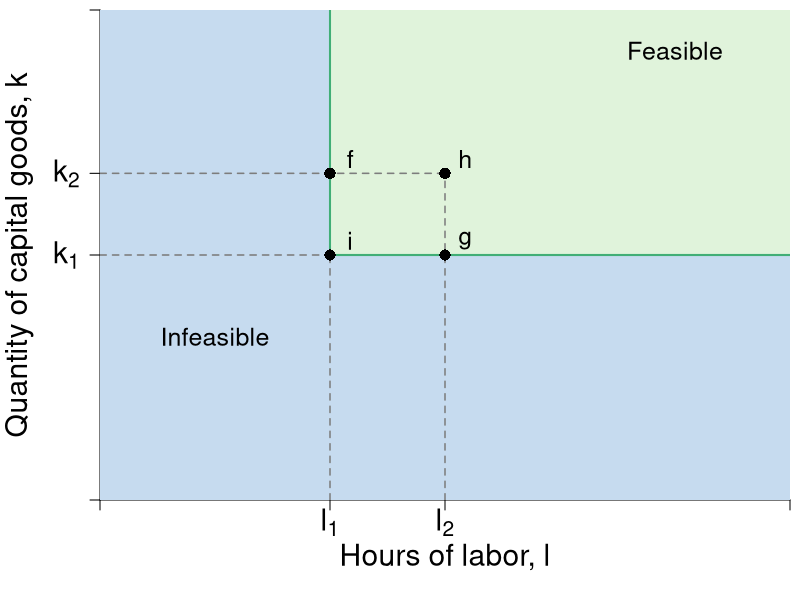

Reproduce this figure in R.
require(shape)
pdf(file = "specprodexch/production_technique.pdf", width = 7, height = 7)

#Set parameters for graphics
pointsize <- 1.8
axislabelsize <- 1.8
labelsize <- 1.5
namesize <- 1.8
annotatesize <- 1.5
graphlinewidth <- 2
segmentlinewidth <- 1.5

COL <- c("#7fc97f", "#beaed4", "#fdc086", "#ffff99", "#386cb0", "#f0027f", "#bf5b17", "#666666")
COLA <- c("#e0f3db", "#99d8c9","#66c2a4","#41ae76", "#238b45", "#005824")
COLB <- c("#c6dbef", "#4eb3d3", "#2b8cbe", "#0868ac","#084081")
Grays <- gray.colors(25, start =1, end = 0)

par(mar =  c(5, 5, .5, .5))

mrsA <- function(x, rmax = 10, xmax = 20) {
  rmax - (rmax/xmax)*x
}

uA <- function(x, y, rmax = 10, xmax = 20) {
  y + rmax*x - (1/2)(rmax/xmax)*x^2
}

xlims <- c(0, 12)
ylims <- c(0, 12)

npts <- 501 


plot(0, 0, xlim = xlims, ylim = ylims, type = "n",
     xlab = expression(paste("")),
     ylab = expression(paste("")), 
     xaxt = "n", 
     yaxt = "n", 
     cex.lab = axislabelsize, 
     bty = "n",
     xaxs="i", 
     yaxs="i")

# ticksy <- seq(from = 0, to = ylims[2], by = 2)
# ylabels <- seq(from = 0, to = ylims[2], by = 2)
# ticksx <- seq(from = 0, to = xlims[2], by = 2)
# xlabels <- seq(from = 0, to = xlims[2], by = 2)
ticksy <- c(0, 6, 8, ylims[2])
ylabels <- c(NA, expression(paste(k[1])), expression(paste(k[2])), NA)
ticksx <- c(0, 4, 6, xlims[2])
xlabels <- c(NA, expression(paste(l[1])), expression(paste(l[2])), NA)

axis(1, at = ticksx, pos = 0, labels = xlabels, cex.axis = axislabelsize)
axis(2, at = ticksy, pos = 0, labels = ylabels, las = 1, cex.axis = axislabelsize)

npts <- 500 
xx1 <- seq(xlims[1], xlims[2], length.out = npts)

#Infeasible area
xpoly <- c(0, 4, 4, xlims[2], xlims[2], 0, 0)
ypoly <- c(ylims[2], ylims[2], 6, 6, 0, 0, ylims[2])
polygon(x = xpoly, y = ypoly, col = COLB[1], density=NULL, border = NA)

#Feasible area
xpoly1 <- c(xlims[2], 4, 4,  xlims[2], xlims[2])
ypoly1 <- c(ylims[2], ylims[2], 6, 6, ylims[2])
polygon(x = xpoly1, y = ypoly1, col = COLA[1], density=NULL, border = NA)

#lines(xx1, mrsA(xx1, rmax = 20, xmax = 10), col = COLA[4], lwd = graphlinewidth)
#lines(xx1, brfB(xx1, alpha = 16, beta = 1/24), col = COLB[4], lwd = graphlinewidth)

#Production set
segments(4, 6, xlims[2], 6, lty = 1, col = COLA[4], lwd = graphlinewidth)
segments(4, 6, 4, ylims[2], lty = 1, col = COLA[4],  lwd = graphlinewidth)

#Segments to i
segments(0, 6, 4, 6, lty = 2, col = Grays[20], lwd = segmentlinewidth)
segments(4, 0, 4, 6, lty = 2, col = Grays[20], lwd = segmentlinewidth)

#For k2
segments(0, 8, 6, 8, lty = 2, col = Grays[20], lwd = segmentlinewidth)

#For l2
segments(6, 0, 6, 8, lty = 2, col = Grays[20], lwd = segmentlinewidth)


#Axis titles
text(0.5*xlims[2], -1.4, expression(paste("Hours of labor, ", l)), xpd = TRUE, cex = axislabelsize) 
text(-1.4, 0.5*ylims[2], expression(paste("Quantity of capital goods, ", k)), xpd = TRUE, cex = axislabelsize, srt = 90) 

#For good production technique i
points(4, 6, pch = 16, col = "black", cex = 1.5)
text(4.35, 6.35, expression(i), cex = labelsize)

#For production technique f
points(4, 8, pch = 16, col = "black", cex = 1.5)
text(4.35, 8.35, expression(f), cex = labelsize)

#For production technique g
points(6, 6, pch = 16, col = "black", cex = 1.5)
text(6.35, 6.35, expression(g), cex = labelsize)

#For production technique h
points(6, 8, pch = 16, col = "black", cex = 1.5)
text(6.35, 8.35, expression(h), cex = labelsize)


text(10, 11, expression(paste("Feasible")), cex = labelsize)
# text(10, 10.4, expression(paste("production")), cex = labelsize)
# text(10, 9.8, expression(paste("techniques")), cex = labelsize)
text(2, 4, expression(paste("Infeasible")), cex = labelsize)
# text(2, 3.4, expression(paste("production")), cex = labelsize)
# text(2, 2.8, expression(paste("techniques")), cex = labelsize)

#Label mrs function
text(18, 2.5, expression(paste(mrs(x,y) == r[max] - bgroup("(",frac(r[max], x[max]),")")*x)))
#Arrows(10, 7.5, 10, 5, col = "black", lty = 1, lwd = 2, arr.type = "triangle", arr.lwd = 0.5)

dev.off()
